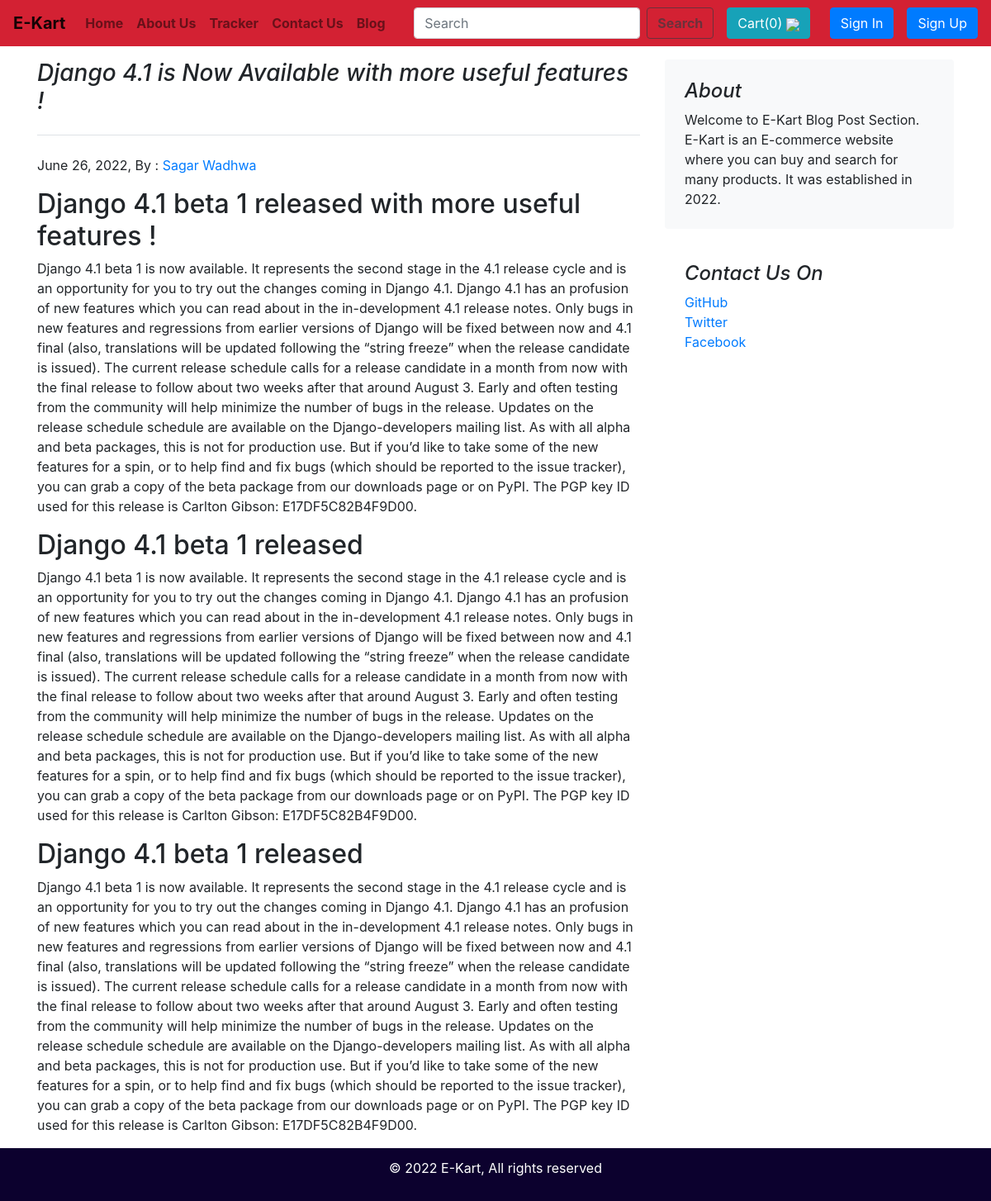
The page /blog/blogposts/2 on the database its author committed.
### blog/models.py (models this page shows)
class blogpost(models.Model):
    post_id=models.AutoField(primary_key=True)
    title=models.CharField(max_length=500)
    head0=models.CharField(max_length=500,default="")
    chead0=models.CharField(max_length=50000,default="")
    head1=models.CharField(max_length=500,default="")
    chead1=models.CharField(max_length=50000,default="")
    head2=models.CharField(max_length=500,default="")
    chead2=models.CharField(max_length=50000,default="")
    pub_date=models.DateField()
    thumbnail=models.ImageField(upload_to='blog/images',default="")
    def __str__(self):
        return self.title

### blog/views.py (the view)
# urls.py: path("blogposts/<int:blogid>", views.blogposts, name="blogpost")
def blogposts(request, blogid):
    post = blogpost.objects.filter(post_id=blogid)[0]
    print(post)
    return render(request, "blog/blogPost.html", {'post': post})

### blog/templates/blog/blogPost.html (shortened to what this page needs)
{% extends "blog/basic.html" %}
{% block body %}
<div class="container mt-3">
    <div class="row mx-8">
        <div class="col-md-8 blog-main">
            <h3 class="pb-4 mb-4 font-italic border-bottom">
                {{post.title}}
            </h3>
            <p class="blog-post-meta">{{post.pub_date}}, By : <a href="https://www.instagram.com/wadhwa5049/">Sagar
                Wadhwa</a></p>
            <div class="blog-post">
                <h2 class="blog-post-title">{{post.head0}}</h2>
                <p>{{post.chead0}}</p>
                <h2>{{post.head1}}</h2>
                <p>{{post.chead1}}</p>
                <h2>{{post.head2}}</h2>
                <p>{{post.chead2}}</p>
            </div>
        </div>
        <aside class="col-md-4 blog-sidebar">
            <div class="p-4 mb-3 bg-light rounded">
                <h4 class="font-italic">About</h4>
                <p class="mb-0">Welcome to E-Kart Blog Post Section. E-Kart is an E-commerce website
                    where
                    you can buy and search for many products. It was established in 2022.
            </div>
            <div class="p-4">
                <h4 class="font-italic">Contact Us On</h4>
                <ol class="list-unstyled">
                    <li><a href="https://github.com/Sagar-Wadhwa-726" target="_blank">GitHub</a></li>
                    <li><a href="https://twitter.com/" target="_blank">Twitter</a></li>
                    <li><a href="https://www.facebook.com/" target="_blank">Facebook</a></li>
                </ol>
            </div>
        </aside>
    </div>
</div>
{% endblock %}

### rows shown on the page
blogpost: title "Django 4.1 is Now Available with more useful features !", pub_date "June 26, 2022", head0 "Django 4.1 beta 1 released with more useful features !", chead0 "Django 4.1 beta 1 is now available. It represents the second stage in the 4.1 release cycle and is an opportunity for you to try out the changes coming in Django 4.1. Django 4.1 has an profusion of new features which you can read about in the in-development 4.1 release notes. Only bugs in new features and regressions from earlier versions of Django will be fixed between now and 4.1 final (also, translations will be updated following the “string freeze” when the release candidate is issued). The current release schedule calls for a release candidate in a month from now with the final release to follow about two weeks after that around August 3. Early and often testing from the community will…", head1 "Django 4.1 beta 1 released", chead1 "Django 4.1 beta 1 is now available. It represents the second stage in the 4.1 release cycle and is an opportunity for you to try out the changes coming in Django 4.1. Django 4.1 has an profusion of new features which you can read about in the in-development 4.1 release notes. Only bugs in new features and regressions from earlier versions of Django will be fixed between now and 4.1 final (also, translations will be updated following the “string freeze” when the release candidate is issued). The current release schedule calls for a release candidate in a month from now with the final release to follow about two weeks after that around August 3. Early and often testing from the community will…", head2 "Django 4.1 beta 1 released", chead2 "Django 4.1 beta 1 is now available. It represents the second stage in the 4.1 release cycle and is an opportunity for you to try out the changes coming in Django 4.1. Django 4.1 has an profusion of new features which you can read about in the in-development 4.1 release notes. Only bugs in new features and regressions from earlier versions of Django will be fixed between now and 4.1 final (also, translations will be updated following the “string freeze” when the release candidate is issued). The current release schedule calls for a release candidate in a month from now with the final release to follow about two weeks after that around August 3. Early and often testing from the community will…"
